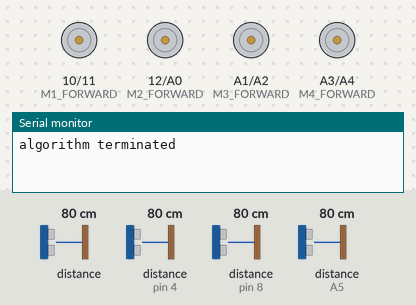
The sketch below on a simulated Arduino Uno, built with avr-gcc and run on an emulated ATmega328P. Shown: motor-driver pin pairs drawn as motors (green arrow = first pin HIGH = forward, orange = second pin HIGH = backward, longer = more drive), the last lines printed to the serial monitor. The inputs (shaded band) are chosen by the test bench; at power-on: distance to the obstacle (sensors on pin 8, pin 4, A5) 80 cm, distance to the obstacle 80 cm. The echo pulse lasts 58.3 µs per cm.

Above: at 6.8 s.
6.9 s: distance to the obstacle (sensor on pin 8) set to 76 cm
At 15.6 s:
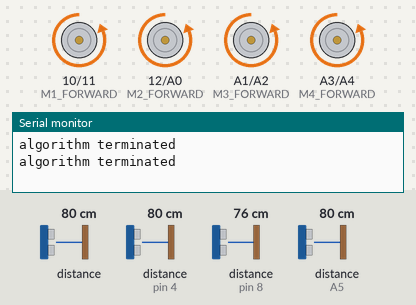
17.5 s: distance to the obstacle (sensor on pin 8) set to 120 cm
At 18.1 s:
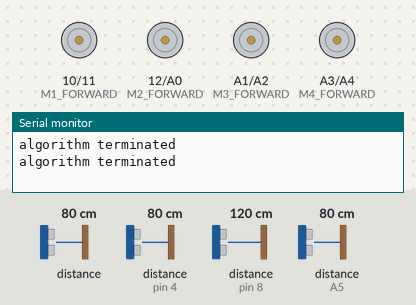
Timing chart, 0 to 20.5 s (numbered marks = the images above; inputs shaded):
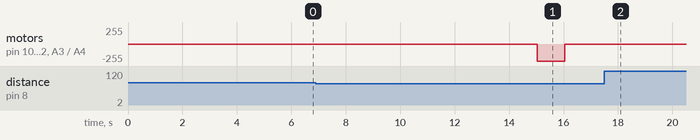

Measured:
- the behaviour switches between 80 and 79 cm on distance to the obstacle (sensor on pin 8) (found by bisection; images 0 and 1)
- after the input at 6.9 s, motor on pin 10 (M1_FORWARD) / pin 11 (M1_BACKWARD), motor on pin 12 (M2_FORWARD) / A0 (M2_BACKWARD), motor on A1 (M3_FORWARD) / A2 (M3_BACKWARD), motor on A3 (M4_FORWARD) / A4 (M4_BACKWARD): stopped → backward 255/255 after 8.1 s, → stopped 1.0 s later
- after the input at 17.5 s, motor on pin 10 (M1_FORWARD) / pin 11 (M1_BACKWARD), motor on pin 12 (M2_FORWARD) / A0 (M2_BACKWARD), motor on A1 (M3_FORWARD) / A2 (M3_BACKWARD), motor on A3 (M4_FORWARD) / A4 (M4_BACKWARD): stays stopped (without the input it goes to backward 255/255 after 10.6 s)

The sketch:

centro_y_003.ino
```cpp
#include <NewPing.h>

//PIN CONFIGURATION FOR ULTRASONIC SENSOR
#define X_TRIGGER_PIN  2
#define X_ECHO_PIN     4

#define Y_TRIGGER_PIN  7
#define Y_ECHO_PIN     8

#define XD_TRIGGER_PIN  13
#define XD_ECHO_PIN     0

#define YD_TRIGGER_PIN  5
#define YD_ECHO_PIN     A5

//MOTOR DRIVER PIN CONFIGURATION
#define M1_FORWARD 10
#define M1_BACKWARD 11

#define M2_FORWARD 12
#define M2_BACKWARD A0

#define M3_FORWARD  A1
#define M3_BACKWARD A2

#define M4_FORWARD A3
#define M4_BACKWARD A4

//MAXIMUM DISTANCE FOR ULTARSONIC SENSOR
#define MAX_DISTANCE 4000

//PARAMETERS
float X_PING_DISTACE;
float Y_PING_DISTACE;
float XD_PING_DISTACE;
float YD_PING_DISTACE;

int W0 = 1000;
int W = 0;
int DW = 0;

//INTERNAL PARAMETERS
int X_OFFSET = 12;
int Y_OFFSET = 20;

//ultrasnoic oject creation
NewPing sonar_X(X_TRIGGER_PIN, X_ECHO_PIN, MAX_DISTANCE);
NewPing sonar_Y(Y_TRIGGER_PIN, Y_ECHO_PIN, MAX_DISTANCE);
NewPing sonar_XD(XD_TRIGGER_PIN, XD_ECHO_PIN, MAX_DISTANCE);
NewPing sonar_YD(YD_TRIGGER_PIN, YD_ECHO_PIN, MAX_DISTANCE);


void setup() {
  Serial.begin(115200);
  //MOTOR DRIVER PIN CONFIGURATION
  pinMode(M1_FORWARD,OUTPUT);
  pinMode(M1_BACKWARD,OUTPUT);

  pinMode(M2_FORWARD,OUTPUT);
  pinMode(M2_BACKWARD,OUTPUT);

  pinMode(M3_FORWARD,OUTPUT);
  pinMode(M3_BACKWARD,OUTPUT);

  pinMode(M4_FORWARD,OUTPUT);
  pinMode(M4_BACKWARD,OUTPUT);

  //MOTOR DRIVER INITIAL CONDITION
  digitalWrite(M1_FORWARD,LOW);
  digitalWrite(M1_BACKWARD,LOW);

  digitalWrite(M2_FORWARD,LOW);
  digitalWrite(M2_BACKWARD,LOW);

  digitalWrite(M3_FORWARD,LOW);
  digitalWrite(M3_BACKWARD,LOW);

  digitalWrite(M4_FORWARD,LOW);
  digitalWrite(M4_BACKWARD,LOW);

}

void loop() {

  //step_1_calulate_all_distance
  delay(1000);
  Y_PING_DISTACE = sonar_Y.ping_cm();
  delay(1000);
  YD_PING_DISTACE = sonar_YD.ping_cm();
  delay(1000);

  //step_2_check__X_Y_XD_YD
  if (Y_PING_DISTACE == YD_PING_DISTACE){

    Serial.println("algorithm terminated");

  } else {
    //centroid algorthm part
    if(YD_PING_DISTACE > Y_PING_DISTACE)
    {
      while(!(YD_PING_DISTACE <= Y_PING_DISTACE) ){

        //setting Y COORDINATE
        //calculate_weigth
        int Temp_w = (Y_PING_DISTACE - YD_PING_DISTACE);
        W =abs(Temp_w);
        DW = (W0 + W );

        //stop
        digitalWrite(M1_FORWARD,LOW);
        digitalWrite(M1_BACKWARD,LOW);

        digitalWrite(M2_FORWARD,LOW);
        digitalWrite(M2_BACKWARD,LOW);

        digitalWrite(M3_FORWARD,LOW);
        digitalWrite(M3_BACKWARD,LOW);

        digitalWrite(M4_FORWARD,LOW);
        digitalWrite(M4_BACKWARD,LOW);
        delay(2000);


         //STEP_1(backwaed)
        digitalWrite(M1_FORWARD,LOW);
        digitalWrite(M1_BACKWARD,HIGH);

        digitalWrite(M2_FORWARD,LOW);
        digitalWrite(M2_BACKWARD,HIGH);

        digitalWrite(M3_FORWARD,LOW);
        digitalWrite(M3_BACKWARD,HIGH);

        digitalWrite(M4_FORWARD,LOW);
        digitalWrite(M4_BACKWARD,HIGH);
        delay(DW);

        //stop
        digitalWrite(M1_FORWARD,LOW);
        digitalWrite(M1_BACKWARD,LOW);

        digitalWrite(M2_FORWARD,LOW);
        digitalWrite(M2_BACKWARD,LOW);

        digitalWrite(M3_FORWARD,LOW);
        digitalWrite(M3_BACKWARD,LOW);

        digitalWrite(M4_FORWARD,LOW);
        digitalWrite(M4_BACKWARD,LOW);
        delay(2000);

        //step_2
        delay(1000);
        Y_PING_DISTACE = sonar_X.ping_cm();
        delay(1000);
        YD_PING_DISTACE = sonar_XD.ping_cm();
        delay(1000);
      }

    }
  }
 //stop
        digitalWrite(M1_FORWARD,LOW);
        digitalWrite(M1_BACKWARD,LOW);

        digitalWrite(M2_FORWARD,LOW);
        digitalWrite(M2_BACKWARD,LOW);

        digitalWrite(M3_FORWARD,LOW);
        digitalWrite(M3_BACKWARD,LOW);

        digitalWrite(M4_FORWARD,LOW);
        digitalWrite(M4_BACKWARD,LOW);
        delay(2000);
}
```
